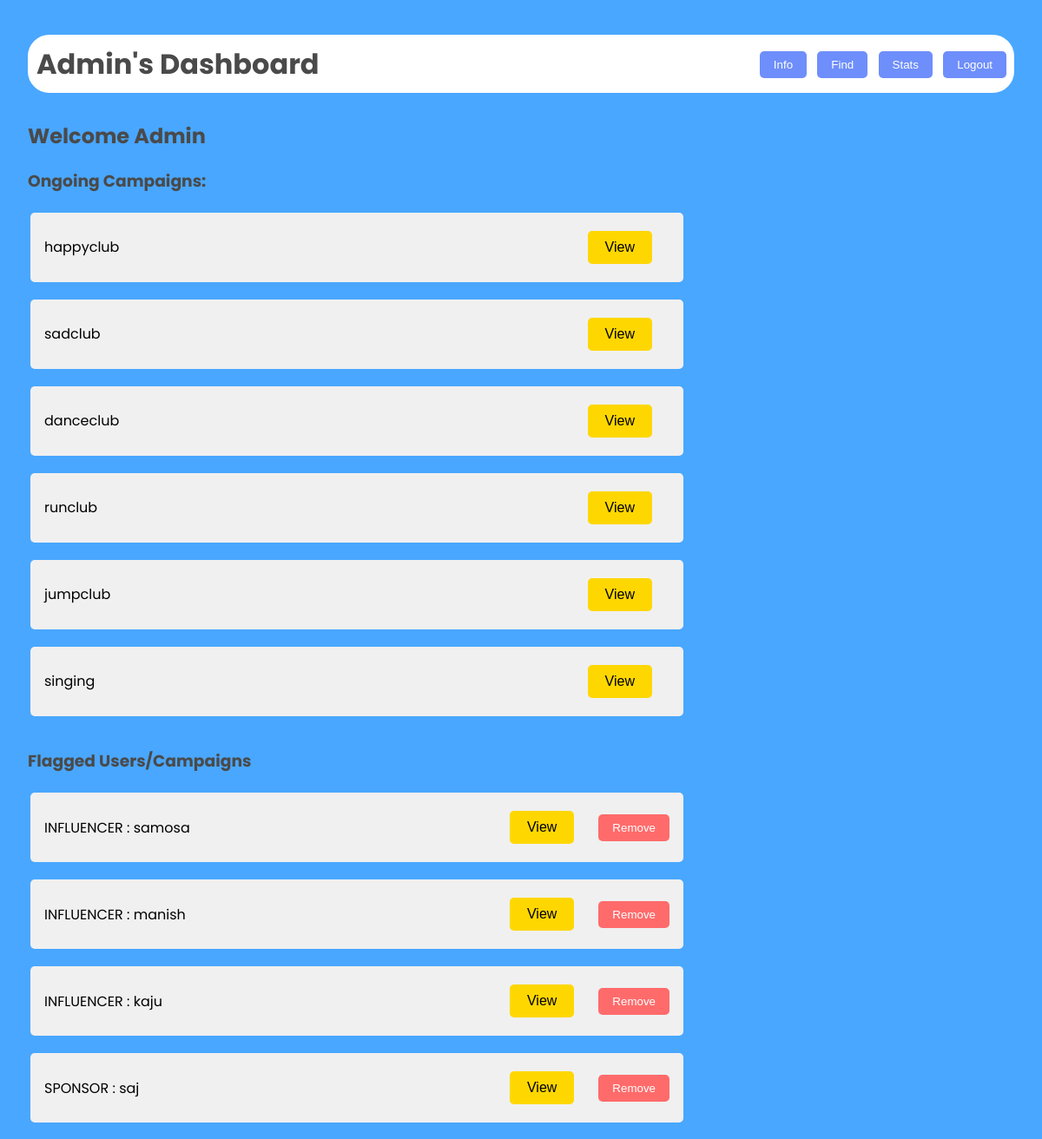
The app's page /adminhome (signed in), older data.
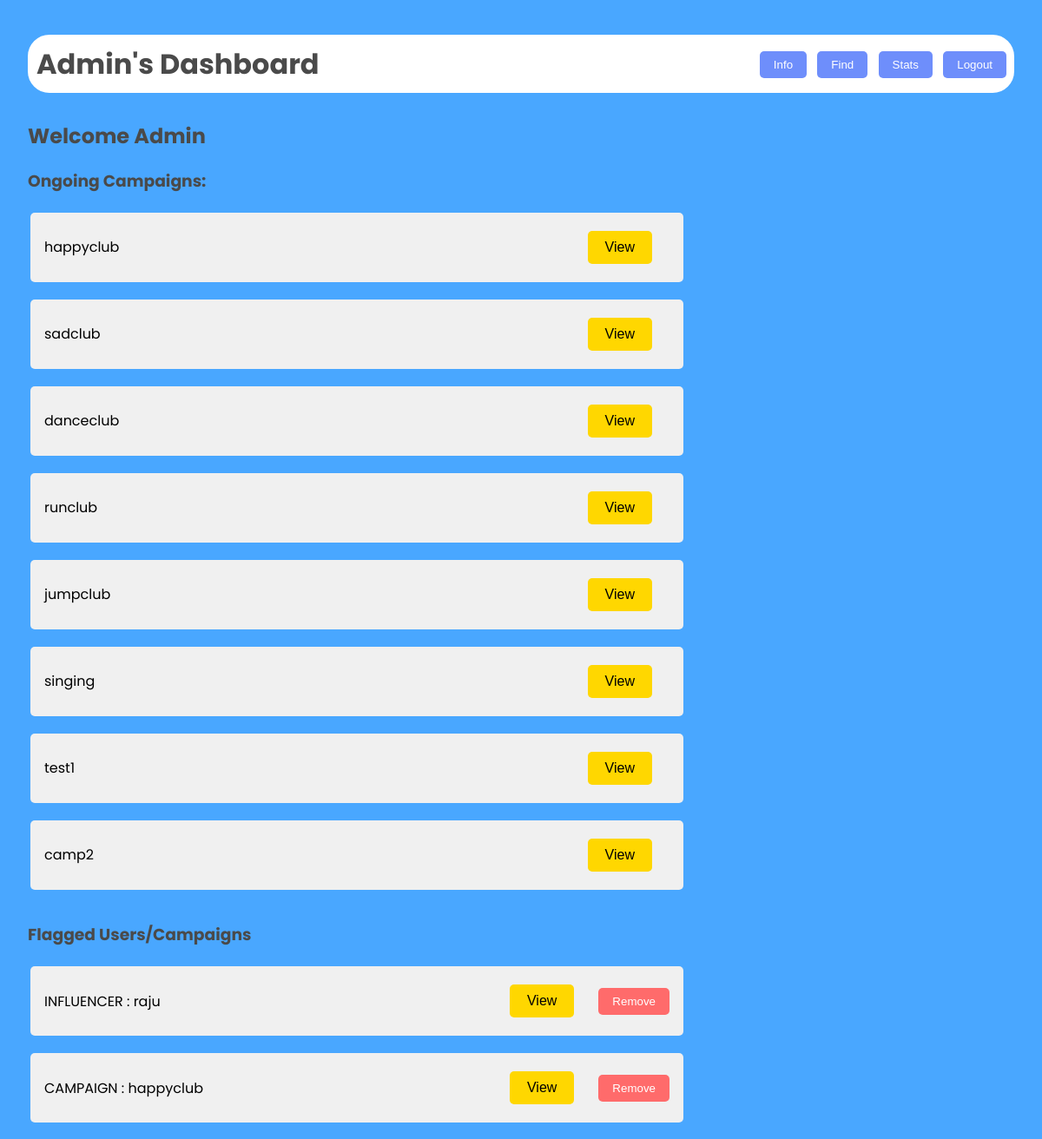
The same page, newer data.
### models.py (models this page shows)
class Campaign(db.Model):
    __tablename__ = 'campaign'
    campaignid = db.Column(db.Integer, primary_key=True, autoincrement=True)
    sname = db.Column(db.String, db.ForeignKey('sponsor.usename'), nullable=False)
    iname = db.Column(db.String, db.ForeignKey('influencer.usename'))
    cname = db.Column(db.String, nullable=False)
    budget = db.Column(db.Integer, nullable=False)
    desc = db.Column(db.String, nullable=False)
    startdate = db.Column(db.Integer, nullable=False)
    enddate = db.Column(db.Integer, nullable=False)
    public = db.Column(db.Integer, nullable=False)
    job = db.Column(db.String, nullable=False)
    flag = db.Column(db.Integer, nullable=False, default=0 )

class Influencer(db.Model):
    __tablename__ = 'influencer'
    inid=db.Column(db.Integer,primary_key=True)
    iname = db.Column(db.String, nullable=False)
    usename = db.Column(db.String, unique=True)
    email = db.Column(db.String, nullable=False)
    password = db.Column(db.String, nullable=False)
    platform = db.Column(db.String, nullable=False)
    number = db.Column(db.Integer, nullable=False)
    reach = db.Column(db.Integer, nullable=False)
    flag = db.Column(db.Integer, nullable=False, default=0)

class Sponsor(db.Model):
    __tablename__ = 'sponsor'
    sid=db.Column(db.Integer,primary_key=True)
    sname = db.Column(db.String, nullable=False)
    usename = db.Column(db.String, unique=True)
    email = db.Column(db.String, nullable=False)
    password = db.Column(db.String, nullable=False)
    industry = db.Column(db.String, nullable=False)
    number = db.Column(db.Integer, nullable=False)
    flag = db.Column(db.Integer, nullable=False, default=0)

### main.py (the view)
@app.route('/adminhome')
def adminhome():
    if 'username' in session:
        camp=Campaign.query.all()
        iflag=Influencer.query.filter_by(flag=1)
        sflag=Sponsor.query.filter_by(flag=1)
        cflag=Campaign.query.filter_by(flag=1)
        return render_template("admin_main.html",camp=camp,iflag=iflag,sflag=sflag,cflag=cflag)
    else:
        return redirect('/admin')

### templates/admin_main.html (shortened to what this page needs)
<!DOCTYPE html>
<html lang="en">
<head>
    <link rel="stylesheet" href="/static/dash.css">
</head>
<body>
    <div class="dashboard">
        <header>
            <h1>Admin's Dashboard</h1>
            <nav>
                <a href="/adminhome"><button>Info</button></a>
                <a href="/adminfind"><button>Find</button></a>
                <a href="/adminstatistics"><button>Stats</button></a>
                <a href="/logout"><button>Logout</button></a>
            </nav>
        </header>
        <main>
            <h2>Welcome Admin</h2>
            <h3>Ongoing Campaigns:</h3>
            <div class="campaignlist">
                <table>
                    {% for c in camp %}
                    <tr>
                        <td>
                            <div class="campaign">
                                <span>{{ c.cname }}</span>
                                <button class="viewopen" data-popup-id="popup-camp-{{ c.campaignid }}">View</button>
                            </div>
                        </td>
                    </tr>
                    {% endfor %}
                </table>
            </div>
            <h3>Flagged Users/Campaigns</h3>
            <div class="flaggedlist">
                <table>
                    {% for f in iflag %}
                    <tr>
                        <td>
                            <div class="flagged">
                                <span>INFLUENCER : {{ f.iname }}</span>
                                <div style="display: inline-flex;">
                                    <button class="viewopen" data-popup-id="popup-iflag-{{ f.inid }}">View</button>
                                    <form action="/flag" method="post">
                                        <button type="submit" class="remove" name="flagvalue" value="0,{{ f.usename }}">Remove</button>
                                    </form>
                                </div>
                            </div>
                        </td>
                    </tr>
                    {% endfor %}
                    {% for f in sflag %}
                    <tr>
                        <td>
                            <div class="flagged">
                                <span>SPONSOR : {{ f.sname }}</span>
                                <div style="display: inline-flex;">
                                    <button class="viewopen" data-popup-id="popup-sflag-{{ f.sid }}">View</button>
                                    <form action="/flag" method="post">
                                        <button type="submit" class="remove" name="flagvalue" value="0,{{ f.usename }}">Remove</button>
                                    </form>
                                </div>
                            </div>
                        </td>
                    </tr>
                    {% endfor %}
                    {% for f in cflag %}
                    <tr>
                        <td>
                            <div class="flagged">
                                <span>CAMPAIGN : {{ f.cname }}</span>
                                <div style="display: inline-flex;">
                                    <button class="viewopen" data-popup-id="popup-cflag-{{ f.campaignid }}">View</button>
                                    <form action="/flag" method="post">
                                        <button type="submit" class="remove" name="flagvalue" value="0,{{ f.campaignid }}">Remove</button>
                                    </form>
                                </div>
                            </div>
                        </td>
                    </tr>
                    {% endfor %}
                </table>
            </div>
        </main>
    </div>
</body>
</html>

Row changes from the older to the newer data that the page shows:
no longer on this page (row edited): Influencer: iname "samosa"
no longer on this page (row edited): Influencer: iname "manish"
no longer on this page (row edited): Influencer: iname "kaju"
no longer on this page (row edited): Sponsor: sname "saj"
now on one of the page's lists (row edited): Campaign: cname "happyclub"
added Campaign: cname "test1", shown under "Ongoing Campaigns:"
added Campaign: cname "camp2", shown under "Ongoing Campaigns:"
now on this page (row edited): Influencer: iname "raju"
